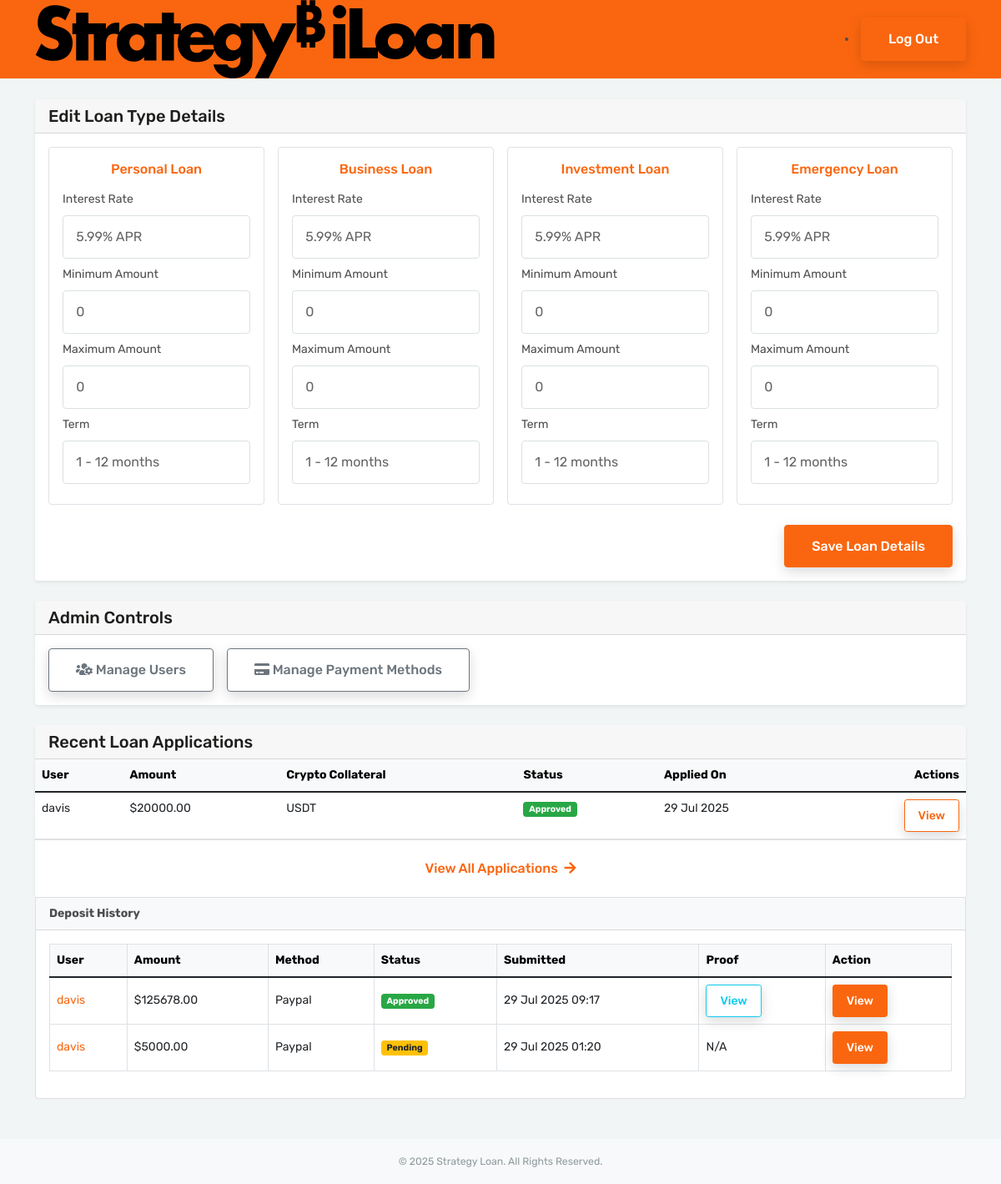
/adminpanel/dashboard/, run on the app's committed database.
### adminpanel/models.py (models this page shows, shortened)
class LoanTypeSetting(models.Model):
    LOAN_TYPE_CHOICES = [
        ('personal', 'Personal Loan'),
        ('business', 'Business Loan'),
        ('investment', 'Investment Loan'),
        ('emergency', 'Emergency Loan'),
    ]
    loan_type = models.CharField(max_length=20, choices=LOAN_TYPE_CHOICES, unique=True)
    interest_rate = models.CharField(max_length=20, default='5.99% APR')
    min_amount = models.PositiveIntegerField(default=0)
    max_amount = models.PositiveIntegerField(default=0)
    term = models.CharField(max_length=50, default='1 - 12 months')

class DepositMethod(models.Model):
    name = models.CharField(max_length=100)
    category = models.CharField(max_length=20, choices=[('bank', 'Bank'), ('crypto', 'Crypto'), ('gateway', 'Gateway')])
    status = models.CharField(max_length=20, choices=[('active', 'Active'), ('inactive', 'Inactive')], default='active')
    slug = models.SlugField(unique=True)
    gateway_details = models.CharField(max_length=255, blank=True, null=True, help_text="For gateway methods (e.g., PayPal email, CashApp tag, etc.)")

### user/models.py (models this page shows, shortened)
class LoanApplication(models.Model):
    user = models.ForeignKey(User, on_delete=models.CASCADE)
    first_name = models.CharField(max_length=100)
    last_name = models.CharField(max_length=100)
    dob = models.DateField()
    country = models.CharField(max_length=100)
    address = models.CharField(max_length=255)
    email = models.EmailField()
    phone = models.CharField(max_length=20)
    taxpayer_id = models.CharField(max_length=100)
    employment_status = models.CharField(max_length=100)
    employer_name = models.CharField(max_length=100)
    job_title = models.CharField(max_length=100)
    monthly_income = models.DecimalField(max_digits=10, decimal_places=2)
    income_source = models.CharField(max_length=100)
    loan_purpose = models.CharField(max_length=100)
    loan_amount = models.DecimalField(max_digits=10, decimal_places=2)
    loan_currency = models.CharField(max_length=10)
    loan_term = models.CharField(max_length=50)
    repayment_plan = models.CharField(max_length=50)
    existing_loan = models.BooleanField(default=False)
    collateral_type = models.CharField(max_length=50)
    collateral_amount = models.DecimalField(max_digits=10, decimal_places=4)
    wallet_address = models.CharField(max_length=200)
    agree_terms = models.BooleanField(default=False)
    confirm_info_accuracy = models.BooleanField(default=False)
    submitted_at = models.DateTimeField(auto_now_add=True)
    STATUS_CHOICES = [
        ('review', 'Under Review'),
        ('approved', 'Approved'),
        ('rejected', 'Rejected'),
    ]
    status = models.CharField(max_length=20, choices=STATUS_CHOICES, default='review')

class DepositTransaction(models.Model):
    STATUS_CHOICES = [
        ('pending', 'Pending'),
        ('approved', 'Approved'),
        ('rejected', 'Rejected'),
    ]
    user = models.ForeignKey(User, on_delete=models.CASCADE)
    method = models.ForeignKey(DepositMethod, on_delete=models.CASCADE)
    amount = models.DecimalField(max_digits=10, decimal_places=2)
    bank_option = models.ForeignKey(BankAccount, on_delete=models.SET_NULL, null=True, blank=True)
    crypto_option = models.ForeignKey(CryptoWallet, on_delete=models.SET_NULL, null=True, blank=True)
    proof = models.FileField(upload_to='deposit_proofs/', null=True, blank=True)
    reference = models.CharField(max_length=20, unique=True)
    status = models.CharField(max_length=10, choices=STATUS_CHOICES, default='pending')
    submitted_at = models.DateTimeField(auto_now_add=True)
    reviewed_at = models.DateTimeField(null=True, blank=True)

### adminpanel/views.py (the view)
# urls.py: path('dashboard/', views.admin_dashboard, name='admin_dashboard'),
def admin_dashboard(request):
    total_users = User.objects.count()
    total_kyc = KYCSubmission.objects.count()
    pending_kyc = KYCSubmission.objects.filter(status='pending').count()
    recent_applications = LoanApplication.objects.order_by('-submitted_at')[:10]
    deposits = DepositTransaction.objects.all().order_by('-submitted_at')
    loan_types = {}
    for loan_type, display_name in LoanTypeSetting.LOAN_TYPE_CHOICES:
        obj, _ = LoanTypeSetting.objects.get_or_create(loan_type=loan_type)
        loan_types[loan_type] = {
            'display_name': display_name,
            'interest_rate': obj.interest_rate,
            'min': obj.min_amount,
            'max': obj.max_amount,
            'term': obj.term,
        }
    context = {
        'total_users': total_users,
        'total_kyc': total_kyc,
        'pending_kyc': pending_kyc,
        'recent_applications': recent_applications,
        'deposits': deposits,
        'loan_types': loan_types,
    }
    return render(request, 'adminpanel/admin-dashboard.html', context)

### adminpanel/templates/adminpanel/admin-dashboard.html (shortened to what this page needs)
{% extends "adminpanel/base.html" %}
{% load static %}
{% block content %}
<div id="content" class="py-4">
  <div class="container">
    <div class="card shadow-sm border-0 mb-4">
      <div class="card-header">
        <h5 class="mb-0">Edit Loan Type Details</h5>
      </div>
      <div class="card-body">
        <form method="post" action="{% url 'adminpanel:edit_loan_types' %}">
          <div class="row g-3">
            {% for key, loan in loan_types.items %}
            <div class="col-md-6 col-lg-3">
              <div class="border rounded p-3 h-100">
                <h6 class="text-primary text-center mb-3">{{ loan.display_name }}</h6>
                <div class="mb-2">
                  <label class="form-label">Interest Rate</label>
                  <input type="text" class="form-control" name="{{ key }}_interest_rate" value="{{ loan.interest_rate|default:'' }}" placeholder="e.g. 5.99% APR">
                </div>
                <div class="mb-2">
                  <label class="form-label">Minimum Amount</label>
                  <input type="number" class="form-control" name="{{ key }}_min" value="{{ loan.min|default_if_none:'' }}" placeholder="e.g. 500">
                </div>
                <div class="mb-2">
                  <label class="form-label">Maximum Amount</label>
                  <input type="number" class="form-control" name="{{ key }}_max" value="{{ loan.max|default_if_none:'' }}" placeholder="e.g. 20000">
                </div>
                <div class="mb-2">
                  <label class="form-label">Term</label>
                  <input type="text" class="form-control" name="{{ key }}_term" value="{{ loan.term|default:'' }}" placeholder="e.g. 1 - 12 months">
                </div>
              </div>
            </div>
            {% endfor %}
          </div>
          <div class="text-end mt-4">
            <button type="submit" class="btn btn-primary">Save Loan Details</button>
          </div>
        </form>
      </div>
    </div>
    <div class="card shadow-sm border-0 mb-4">
      <div class="card-header d-flex justify-content-between align-items-center">
        <h5 class="mb-0">Admin Controls</h5>
      </div>
    <div class="card-body d-flex flex-wrap gap-3">
      <a href="{% url 'adminpanel:admin_user_list' %}" class="btn btn-outline-secondary"><i class="fas fa-users-cog"></i> Manage Users</a>
      <a href="{% url 'adminpanel:manage_deposit_methods' %}" class="btn btn-outline-secondary"><i class="fas fa-credit-card"></i> Manage Payment Methods</a>
    </div>
    </div>
    <div class="card shadow-sm border-0">
      <div class="card-header">
        <h5 class="mb-0">Recent Loan Applications</h5>
      </div>
    <div class="card-body p-0">
      <div class="table-responsive">
        <table class="table table-hover mb-0">
          <thead class="table-light">
            <tr>
              <th>User</th>
              <th>Amount</th>
              <th>Crypto Collateral</th>
              <th>Status</th>
              <th>Applied On</th>
              <th class="text-end">Actions</th>
            </tr>
          </thead>
          <tbody>
            {% for app in recent_applications %}
            <tr>
              <td>{{ app.user.username }}</td>
              <td>${{ app.loan_amount }}</td>
              <td>{{ app.collateral_type }}</td>
              <td>
                <span class="badge
                  {% if app.status == 'review' %}bg-info
                  {% elif app.status == 'approved' %}bg-success
                  {% elif app.status == 'rejected' %}bg-danger
                  {% else %}bg-secondary{% endif %}">
                  {{ app.get_status_display }}
                </span>
              </td>
              <td>{{ app.submitted_at|date:"d M Y" }}</td>
              <td class="text-end">
                <a href="{% url 'adminpanel:admin_user_edit' app.user.id %}" class="btn btn-sm btn-outline-primary">View</a>
              </td>
            </tr>
            {% empty %}
            <tr><td colspan="6" class="text-center">No recent applications.</td></tr>
            {% endfor %}
          </tbody>
        </table>
      </div>
    </div>
      <div class="card-footer text-center bg-white">
        <a href="{% url 'adminpanel:loan_approvals' %}" class="btn btn-link text-decoration-none">View All Applications <i class="fas fa-arrow-right ms-1"></i></a>
      </div>
    </div>
    <div class="card mb-4">
      <div class="card-header bg-light">
        <strong>Deposit History</strong>
      </div>
      <div class="card-body">
        <div class="table-responsive">
          <table class="table table-bordered align-middle">
            <thead class="table-light">
              <tr>
                <th>User</th>
                <th>Amount</th>
                <th>Method</th>
                <th>Status</th>
                <th>Submitted</th>
                <th>Proof</th>
                <th>Action</th>
              </tr>
            </thead>
            <tbody>
              {% for deposit in deposits %}
              <tr>
                <td>
                  <a href="{% url 'adminpanel:admin_user_edit' deposit.user.id %}">
                    {{ deposit.user.username }}
                  </a>
                </td>
                <td>${{ deposit.amount }}</td>
                <td>{{ deposit.method.name }}</td>
                <td>
                  <span class="badge
                    {% if deposit.status == 'approved' %}bg-success
                    {% elif deposit.status == 'pending' %}bg-warning text-dark
                    {% elif deposit.status == 'rejected' %}bg-danger
                    {% else %}bg-secondary{% endif %}">
                    {{ deposit.get_status_display }}
                  </span>
                </td>
                <td>{{ deposit.submitted_at|date:"d M Y H:i" }}</td>
                <td>
                  {% if deposit.proof %}
                    <a href="{{ deposit.proof.url }}" target="_blank" class="btn btn-sm btn-outline-info">View</a>
                  {% else %}
                    N/A
                  {% endif %}
                </td>
                <td>
                  <a href="{% url 'adminpanel:admin_user_edit' deposit.user.id %}" class="btn btn-primary btn-sm">
                    View
                  </a>
                </td>
              </tr>
              {% empty %}
              <tr>
                <td colspan="7" class="text-center">No deposits found.</td>
              </tr>
              {% endfor %}
            </tbody>
          </table>
        </div>
      </div>
    </div>
  </div>
</div>
{% endblock %}

### adminpanel/templates/adminpanel/base.html (shortened to what this page needs)
{% load static %}
<!DOCTYPE html>
<html lang="en">
<head>
<link rel="stylesheet" type="text/css" href="{% static 'vendor/bootstrap/css/bootstrap.min.css' %}" />
<link rel="stylesheet" type="text/css" href="{% static 'vendor/font-awesome/css/all.min.css' %}" />
<link rel="stylesheet" type="text/css" href="{% static 'vendor/owl.carousel/assets/owl.carousel.min.css' %}" />
<link rel="stylesheet" type="text/css" href="{% static 'css/stylesheet.css' %}" />
</head>
<body>
<div id="main-wrapper">
  <header id="header">
    <div class="container">
      <div class="header-row">
        <div class="header-column justify-content-start">
          <div class="logo me-3">
            <a class="d-flex" href="{% url 'adminpanel:admin_dashboard' %}" title="Admin Dashboard">
              <img src="{% static 'images/logo.png' %}" alt="LoanLift" />
            </a>
          </div>
        </div>
        <div class="header-column justify-content-end">
          <li><a href=""></a> </li>
          <form method="post" action="{% url 'adminpanel:admin_logout' %}" style="display:inline;">
            <button type="submit" class="btn btn-primary">Log Out</button>
          </form>
        </div>
      </div>
    </div>
  </header>
  {% block content %}
  {% endblock %}
<footer class="bg-light py-3">
  <div class="container text-center small text-muted">
    &copy; 2025 Strategy Loan. All Rights Reserved.
  </div>
</footer>
</div>
</body>
</html>

### static_dashboard/css/stylesheet.css (style rules this page uses)
body, html { height: 100%; background-color: #000000; }
body { background: #f5f5f5; color: #4c4d4d; font-family: "Rubik", sans-serif; font-size: 14px; line-height: 22px; }
form { padding: 0; margin: 0; display: inline; }
img { vertical-align: inherit; }
a, a:focus { color: #fa660f; text-decoration: none; -webkit-transition: all 0.2s ease; transition: all 0.2s ease; }
h1, h2, h3, h4, h5, h6 { color: #1e1d1c; font-family: "Rubik", sans-serif; }
#main-wrapper { background: #f1f5f6; }
#header { background: #fa660f; border-bottom: 1px solid #efefef; }
#header .logo { position: relative; -webkit-box-align: center; -ms-flex-align: center; align-items: center; display: -webkit-box; display: -ms-flexbox; display: flex; -ms-flex-item-align: stretch; align-self: stretch; }
#header .header-row { position: relative; display: -webkit-box; display: -ms-flexbox; max-height: 100%; display: flex; -webkit-box-flex: 1; -ms-flex-positive: 1; flex-grow: 1; -ms-flex-preferred-size: 100%; flex-basis: 100%; -webkit-box-align: center; -ms-flex-align: center; align-items: center; -ms-flex-item-align: stretch; align-self: stretch; }
#header .header-column { display: -webkit-box; display: -ms-flexbox; display: flex; -ms-flex-item-align: stretch; align-self: stretch; -webkit-box-align: center; -ms-flex-align: center; align-items: center; -webkit-box-flex: 1; -ms-flex-positive: 1; flex-grow: 1; }
.form-control, .form-select { border-color: #dae1e3; font-size: 16px; color: #656565; }
.form-control:not(.form-control-sm) { padding: .810rem .96rem; height: inherit; }
.btn { padding: .8rem 2rem; font-weight: 500; -webkit-transition: all 0.5s ease; transition: all 0.5s ease; }
.btn-sm { padding: 0.5rem 1rem; }
.btn:not(.btn-link):not(.cancelBtn):not(.applyBtn) { -webkit-box-shadow: 0px 5px 15px rgba(0, 0, 0, 0.15); box-shadow: 0px 5px 15px rgba(0, 0, 0, 0.15); }
.btn-link { text-decoration: none; }
.text-primary, .btn-light, .btn-outline-light:hover, .btn-link, .link-primary { color: #fa660f !important; }
.text-muted { color: #8e9a9d !important; }
.btn-primary { background-color: #fa660f; border-color: #fa660f; }
.btn-outline-primary { color: #fa660f; border-color: #fa660f; }
.btn-outline-secondary { color: #6c757d; border-color: #6c757d; }

### data on the page
LoanTypeSetting: interest_rate "5.99% APR", term "1 - 12 months"
LoanTypeSetting: interest_rate "5.99% APR", term "1 - 12 months"
LoanTypeSetting: interest_rate "5.99% APR", term "1 - 12 months"
LoanTypeSetting: interest_rate "5.99% APR", term "1 - 12 months"
LoanApplication: user.username "davis", loan_amount "20000.00", collateral_type "USDT", status "Approved", submitted_at "29 Jul 2025"
DepositTransaction: user.username "davis", amount "125678.00", method.name "Paypal", status "Approved", submitted_at "29 Jul 2025 09:17"
DepositTransaction: user.username "davis", amount "5000.00", method.name "Paypal", status "Pending", submitted_at "29 Jul 2025 01:20", proof "N/A"

### other printed values
{{ loan.display_name }} "Personal Loan" "Business Loan" "Investment Loan" "Emergency Loan"
